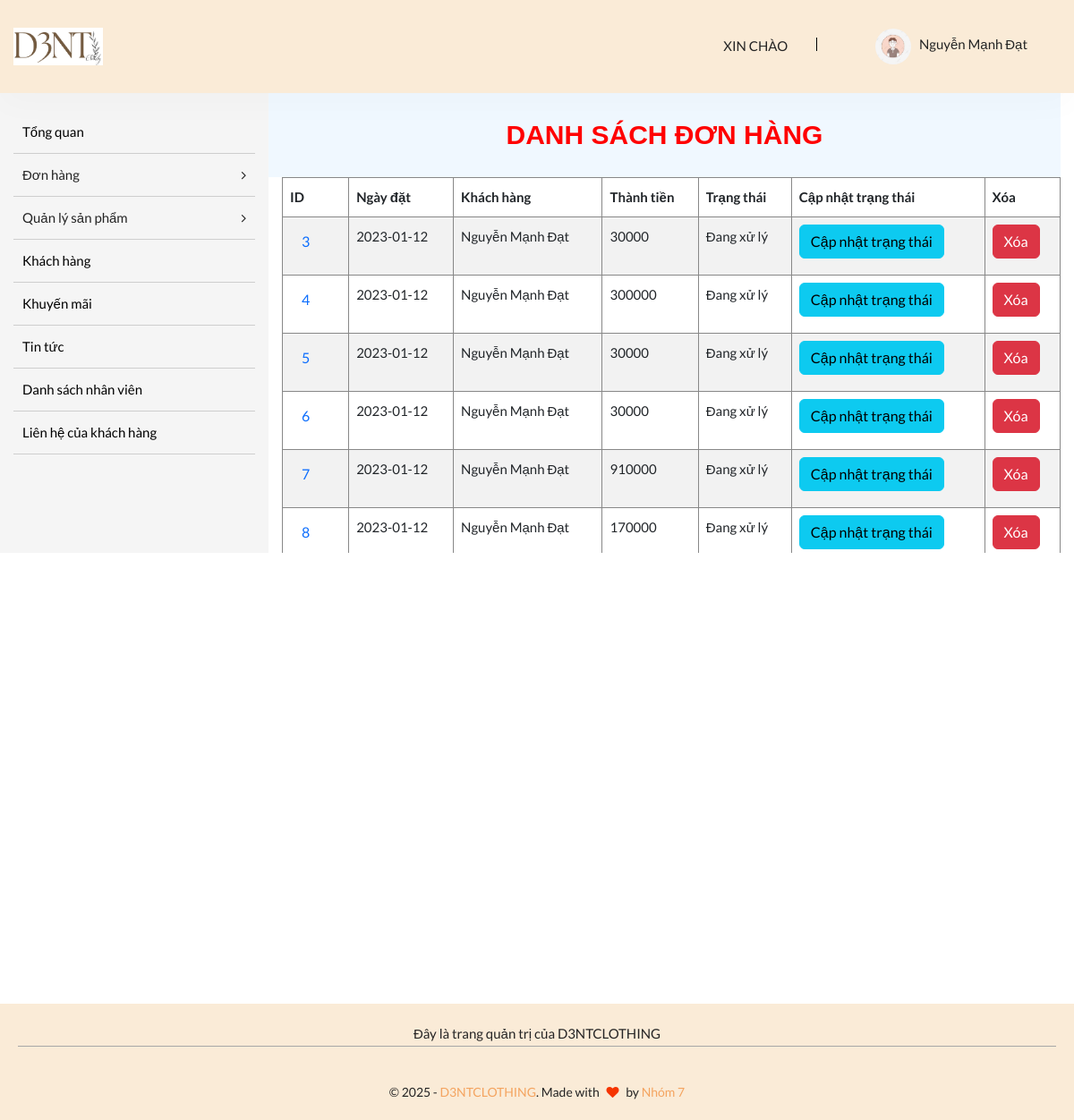
Page /admin/invoice_list.php (signed in) on the committed database.
### tables this page shows
CREATE TABLE `tbl_invoice` (
  `invoice_id` int(11) NOT NULL,
  `user_id` int(11) NOT NULL,
  `order_date` date NOT NULL,
  `total_price` int(11) NOT NULL,
  `status_id` int(11) NOT NULL
);

CREATE TABLE `tbl_user` (
  `user_id` int(11) NOT NULL,
  `user_name` varchar(200) NOT NULL,
  `password` varchar(200) NOT NULL,
  `specific_location` varchar(200) NOT NULL,
  `email` varchar(200) NOT NULL,
  `phone` text NOT NULL,
  `birthday` date NOT NULL,
  `city` varchar(200) NOT NULL,
  `district` varchar(200) NOT NULL,
  `ward` varchar(200) NOT NULL
);

CREATE TABLE `tbl_status` (
  `status_id` int(11) NOT NULL,
  `status_describe` varchar(200) NOT NULL
);

### admin/invoice_list.php (the view, shortened to what this page needs)
<?php
require_once("header_admin.php")
?>
<div class="col-lg-9">
    <div class="title_item">DANH SÁCH ĐƠN HÀNG</div>
    <div class="scroll">
<table class="table table-striped table-bordered">
    <thead>
            <tr>
                <th>ID</th>
                <th>Ngày đặt</th>
                <th >Khách hàng</th>
                <th>Thành tiền</th>
                <th>Trạng thái</th>
                <th>Cập nhật trạng thái</th>
                <th>Xóa</th>
            </tr>
    </thead>
    <tbody>
                        <?php
                            $sql="SELECT *
                                  FROM tbl_invoice, tbl_status, tbl_user
                                  WHERE tbl_invoice.status_id= tbl_status.status_id and tbl_invoice.user_id = tbl_user.user_id
                                  ORDER BY invoice_id";
                            $ketQuaTruyVan = $conn->query($sql);
                            if($ketQuaTruyVan -> num_rows>0)
                            {
                                while($donHang = $ketQuaTruyVan -> fetch_assoc())
                                {
                        ?>
                            <tr>
                                <td>
                                <form action="./invoice_detail.php" method="post">
                                    <button class="btn text-primary" type ="submit" style="margin-bottom:10px;" ><?php echo $donHang['invoice_id'];?></button>
                                </form>
                                </td>
                                <td>
                                    <?php echo $donHang['order_date'];?>
                                </td>
                                <td>
                                    <?php echo $donHang['user_name'];?>
                                </td>
                                <td>
                                    <?php echo $donHang['total_price'];?>
                                </td>
                                <td>
                                    <?php echo $donHang['status_describe'];?>
                                </td>
                                <td>
                                        <button class="btn btn-info" id ="btn-add" value="<?php echo $donHang['invoice_id'];?>"  style="margin-bottom:10px;">Cập nhật trạng thái</button>
                                </td>
                                <td>
                                       <a href="./invoice_list_xoa.php?invoice_id=<?php echo $donHang['invoice_id'];?>" class="btn btn-danger">Xóa</a>
                                </td>
                            </tr>
                            <?php
                                }
                            }
                        ?>
</table>
                </div>
            </div>
        </div>
      </div>
    </section>
  </main>
<?php
require_once("footer_admin.php")
?>

### admin/header_admin.php (style rules this page uses)
.title_item { font-family:'Gill Sans', 'Gill Sans MT', Calibri, 'Trebuchet MS', sans-serif; margin-left: -15px; padding: 20px; text-align: center; background-color: aliceblue; font-size: 30px; font-weight: 800; color: red; }
.scroll { height: 420px; overflow: scroll; }
.table-bordered { border: 1px solid #888; }

### rows in the picture
tbl_invoice: invoice_id "3", order_date "2023-01-12", user.user_name "Nguyễn Mạnh Đạt", total_price "30000", status.status_describe "Đang xử lý"
tbl_invoice: invoice_id "4", order_date "2023-01-12", user.user_name "Nguyễn Mạnh Đạt", total_price "300000", status.status_describe "Đang xử lý"
tbl_invoice: invoice_id "5", order_date "2023-01-12", user.user_name "Nguyễn Mạnh Đạt", total_price "30000", status.status_describe "Đang xử lý"
tbl_invoice: invoice_id "6", order_date "2023-01-12", user.user_name "Nguyễn Mạnh Đạt", total_price "30000", status.status_describe "Đang xử lý"
tbl_invoice: invoice_id "7", order_date "2023-01-12", user.user_name "Nguyễn Mạnh Đạt", total_price "910000", status.status_describe "Đang xử lý"
tbl_invoice: invoice_id "8", order_date "2023-01-12", user.user_name "Nguyễn Mạnh Đạt", total_price "170000", status.status_describe "Đang xử lý"

### other values in the picture
$_SESSION['admin_name'] "Nguyễn Mạnh Đạt"
